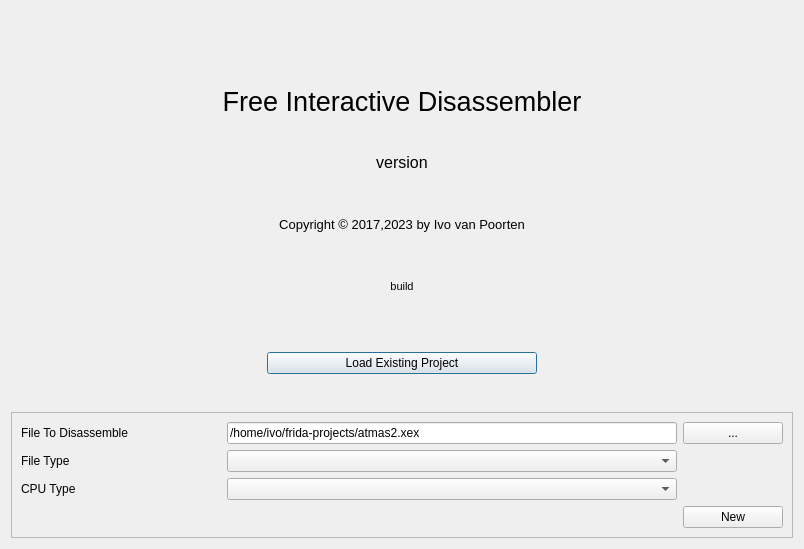
<?xml version="1.0" encoding="UTF-8"?>
<ui version="4.0">
 <class>StartDialog</class>
 <widget class="QDialog" name="StartDialog">
  <property name="geometry">
   <rect>
    <x>0</x>
    <y>0</y>
    <width>804</width>
    <height>549</height>
   </rect>
  </property>
  <property name="windowTitle">
   <string>Frida</string>
  </property>
  <layout class="QVBoxLayout" name="verticalLayout">
   <item>
    <widget class="QLabel" name="labelImage">
     <property name="text">
      <string/>
     </property>
     <property name="pixmap">
      <pixmap resource="frida.qrc">:/logo/frida-logo-test.png</pixmap>
     </property>
     <property name="alignment">
      <set>Qt::AlignCenter</set>
     </property>
     <property name="margin">
      <number>8</number>
     </property>
    </widget>
   </item>
   <item>
    <widget class="QLabel" name="labelTitle">
     <property name="font">
      <font>
       <pointsize>20</pointsize>
       <weight>50</weight>
       <bold>false</bold>
      </font>
     </property>
     <property name="autoFillBackground">
      <bool>false</bool>
     </property>
     <property name="text">
      <string>Free Interactive Disassembler</string>
     </property>
     <property name="alignment">
      <set>Qt::AlignCenter</set>
     </property>
    </widget>
   </item>
   <item>
    <widget class="QLabel" name="labelVersion">
     <property name="font">
      <font>
       <pointsize>12</pointsize>
      </font>
     </property>
     <property name="text">
      <string>version</string>
     </property>
     <property name="alignment">
      <set>Qt::AlignCenter</set>
     </property>
    </widget>
   </item>
   <item>
    <widget class="QLabel" name="labelAuthor">
     <property name="font">
      <font>
       <pointsize>10</pointsize>
       <weight>50</weight>
       <bold>false</bold>
      </font>
     </property>
     <property name="text">
      <string>Copyright © 2017,2023 by Ivo van Poorten</string>
     </property>
     <property name="alignment">
      <set>Qt::AlignCenter</set>
     </property>
     <property name="margin">
      <number>4</number>
     </property>
    </widget>
   </item>
   <item>
    <widget class="QLabel" name="labelBuild">
     <property name="font">
      <font>
       <pointsize>8</pointsize>
      </font>
     </property>
     <property name="text">
      <string>build</string>
     </property>
     <property name="alignment">
      <set>Qt::AlignCenter</set>
     </property>
    </widget>
   </item>
   <item>
    <layout class="QGridLayout" name="gridLayout">
     <item row="0" column="1">
      <spacer name="verticalSpacer_2">
       <property name="orientation">
        <enum>Qt::Vertical</enum>
       </property>
       <property name="sizeType">
        <enum>QSizePolicy::Minimum</enum>
       </property>
       <property name="sizeHint" stdset="0">
        <size>
         <width>20</width>
         <height>32</height>
        </size>
       </property>
      </spacer>
     </item>
     <item row="1" column="1">
      <widget class="QPushButton" name="buttonLoadExistingProject">
       <property name="text">
        <string>Load Existing Project</string>
       </property>
       <property name="icon">
        <iconset resource="frida.qrc">
         <normaloff>:/icons/document-import.svg</normaloff>:/icons/document-import.svg</iconset>
       </property>
      </widget>
     </item>
     <item row="1" column="0">
      <spacer name="horizontalSpacer">
       <property name="orientation">
        <enum>Qt::Horizontal</enum>
       </property>
       <property name="sizeType">
        <enum>QSizePolicy::Minimum</enum>
       </property>
       <property name="sizeHint" stdset="0">
        <size>
         <width>256</width>
         <height>20</height>
        </size>
       </property>
      </spacer>
     </item>
     <item row="2" column="1">
      <spacer name="verticalSpacer">
       <property name="orientation">
        <enum>Qt::Vertical</enum>
       </property>
       <property name="sizeType">
        <enum>QSizePolicy::Minimum</enum>
       </property>
       <property name="sizeHint" stdset="0">
        <size>
         <width>20</width>
         <height>32</height>
        </size>
       </property>
      </spacer>
     </item>
     <item row="1" column="2">
      <spacer name="horizontalSpacer_2">
       <property name="orientation">
        <enum>Qt::Horizontal</enum>
       </property>
       <property name="sizeType">
        <enum>QSizePolicy::Minimum</enum>
       </property>
       <property name="sizeHint" stdset="0">
        <size>
         <width>256</width>
         <height>20</height>
        </size>
       </property>
      </spacer>
     </item>
    </layout>
   </item>
   <item>
    <widget class="QFrame" name="frameNewProject">
     <property name="enabled">
      <bool>true</bool>
     </property>
     <property name="frameShape">
      <enum>QFrame::StyledPanel</enum>
     </property>
     <property name="frameShadow">
      <enum>QFrame::Raised</enum>
     </property>
     <layout class="QGridLayout" name="gridLayout_2">
      <item row="1" column="0">
       <widget class="QLabel" name="labelFileDisasm">
        <property name="text">
         <string>File To Disassemble</string>
        </property>
       </widget>
      </item>
      <item row="1" column="1">
       <widget class="QLineEdit" name="lineFileDisasm">
        <property name="text">
         <string>/home/ivo/frida-projects/atmas2.xex</string>
        </property>
       </widget>
      </item>
      <item row="1" column="2">
       <widget class="QPushButton" name="buttonBrowseFileDisasm">
        <property name="text">
         <string>...</string>
        </property>
       </widget>
      </item>
      <item row="5" column="0">
       <spacer name="space">
        <property name="orientation">
         <enum>Qt::Horizontal</enum>
        </property>
        <property name="sizeType">
         <enum>QSizePolicy::Maximum</enum>
        </property>
        <property name="sizeHint" stdset="0">
         <size>
          <width>200</width>
          <height>20</height>
         </size>
        </property>
       </spacer>
      </item>
      <item row="3" column="0">
       <widget class="QLabel" name="labelCPUType">
        <property name="text">
         <string>CPU Type</string>
        </property>
       </widget>
      </item>
      <item row="2" column="1">
       <widget class="QComboBox" name="comboFileType"/>
      </item>
      <item row="2" column="0">
       <widget class="QLabel" name="labelFileType">
        <property name="text">
         <string>File Type</string>
        </property>
       </widget>
      </item>
      <item row="3" column="1">
       <widget class="QComboBox" name="comboCPUType"/>
      </item>
      <item row="3" column="2">
       <spacer name="space2">
        <property name="orientation">
         <enum>Qt::Horizontal</enum>
        </property>
        <property name="sizeType">
         <enum>QSizePolicy::Maximum</enum>
        </property>
        <property name="sizeHint" stdset="0">
         <size>
          <width>100</width>
          <height>20</height>
         </size>
        </property>
       </spacer>
      </item>
      <item row="5" column="2">
       <widget class="QPushButton" name="buttonNewProject">
        <property name="text">
         <string>New</string>
        </property>
        <property name="icon">
         <iconset resource="frida.qrc">
          <normaloff>:/icons/document-new.svg</normaloff>:/icons/document-new.svg</iconset>
        </property>
       </widget>
      </item>
     </layout>
    </widget>
   </item>
  </layout>
 </widget>
 <resources>
  <include location="frida.qrc"/>
 </resources>
 <connections/>
</ui>
